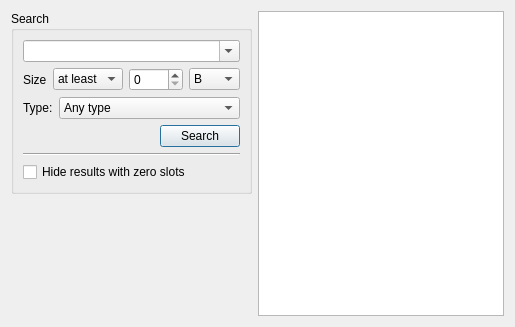
<ui version="4.0" >
 <class>mdiSEARCHwin</class>
 <widget class="QDialog" name="mdiSEARCHwin" >
  <property name="geometry" >
   <rect>
    <x>0</x>
    <y>0</y>
    <width>515</width>
    <height>327</height>
   </rect>
  </property>
  <property name="windowTitle" >
   <string>Dialog</string>
  </property>
  <layout class="QGridLayout" >
   <item row="0" column="0" >
    <layout class="QHBoxLayout" >
     <item>
      <layout class="QVBoxLayout" >
       <property name="spacing" >
        <number>6</number>
       </property>
       <property name="leftMargin" >
        <number>0</number>
       </property>
       <property name="topMargin" >
        <number>0</number>
       </property>
       <property name="rightMargin" >
        <number>0</number>
       </property>
       <property name="bottomMargin" >
        <number>0</number>
       </property>
       <item>
        <widget class="QGroupBox" name="searchGroupBox" >
         <property name="sizePolicy" >
          <sizepolicy vsizetype="Preferred" hsizetype="Preferred" >
           <horstretch>0</horstretch>
           <verstretch>0</verstretch>
          </sizepolicy>
         </property>
         <property name="title" >
          <string>Search</string>
         </property>
         <layout class="QVBoxLayout" >
          <property name="spacing" >
           <number>6</number>
          </property>
          <property name="leftMargin" >
           <number>9</number>
          </property>
          <property name="topMargin" >
           <number>9</number>
          </property>
          <property name="rightMargin" >
           <number>9</number>
          </property>
          <property name="bottomMargin" >
           <number>9</number>
          </property>
          <item>
           <widget class="QComboBox" name="searchCombo" >
            <property name="sizePolicy" >
             <sizepolicy vsizetype="Minimum" hsizetype="Minimum" >
              <horstretch>0</horstretch>
              <verstretch>0</verstretch>
             </sizepolicy>
            </property>
            <property name="editable" >
             <bool>true</bool>
            </property>
           </widget>
          </item>
          <item>
           <layout class="QHBoxLayout" >
            <property name="spacing" >
             <number>6</number>
            </property>
            <property name="leftMargin" >
             <number>0</number>
            </property>
            <property name="topMargin" >
             <number>0</number>
            </property>
            <property name="rightMargin" >
             <number>0</number>
            </property>
            <property name="bottomMargin" >
             <number>0</number>
            </property>
            <item>
             <widget class="QLabel" name="minSizeLabel" >
              <property name="text" >
               <string>Size</string>
              </property>
             </widget>
            </item>
            <item>
             <widget class="QComboBox" name="sizeModeCombo" >
              <item>
               <property name="text" >
                <string>at least</string>
               </property>
              </item>
              <item>
               <property name="text" >
                <string>at most</string>
               </property>
              </item>
             </widget>
            </item>
            <item>
             <widget class="QSpinBox" name="sizeSpin" >
              <property name="sizePolicy" >
               <sizepolicy vsizetype="Fixed" hsizetype="Minimum" >
                <horstretch>1</horstretch>
                <verstretch>0</verstretch>
               </sizepolicy>
              </property>
              <property name="maximum" >
               <number>9999</number>
              </property>
             </widget>
            </item>
            <item>
             <widget class="QComboBox" name="sizeTypeCombo" >
              <item>
               <property name="text" >
                <string>B</string>
               </property>
              </item>
              <item>
               <property name="text" >
                <string>KiB</string>
               </property>
              </item>
              <item>
               <property name="text" >
                <string>MiB</string>
               </property>
              </item>
              <item>
               <property name="text" >
                <string>GiB</string>
               </property>
              </item>
             </widget>
            </item>
           </layout>
          </item>
          <item>
           <layout class="QHBoxLayout" >
            <property name="spacing" >
             <number>6</number>
            </property>
            <property name="leftMargin" >
             <number>0</number>
            </property>
            <property name="topMargin" >
             <number>0</number>
            </property>
            <property name="rightMargin" >
             <number>0</number>
            </property>
            <property name="bottomMargin" >
             <number>0</number>
            </property>
            <item>
             <widget class="QLabel" name="typeLabel" >
              <property name="text" >
               <string>Type:</string>
              </property>
             </widget>
            </item>
            <item>
             <widget class="QComboBox" name="typeCombo" >
              <property name="sizePolicy" >
               <sizepolicy vsizetype="Fixed" hsizetype="Minimum" >
                <horstretch>1</horstretch>
                <verstretch>0</verstretch>
               </sizepolicy>
              </property>
              <item>
               <property name="text" >
                <string>Any type</string>
               </property>
              </item>
              <item>
               <property name="text" >
                <string>Audio</string>
               </property>
              </item>
              <item>
               <property name="text" >
                <string>Compressed</string>
               </property>
              </item>
              <item>
               <property name="text" >
                <string>Documents</string>
               </property>
              </item>
              <item>
               <property name="text" >
                <string>Executables</string>
               </property>
              </item>
              <item>
               <property name="text" >
                <string>Pictures</string>
               </property>
              </item>
              <item>
               <property name="text" >
                <string>Video</string>
               </property>
              </item>
              <item>
               <property name="text" >
                <string>Directories</string>
               </property>
              </item>
              <item>
               <property name="text" >
                <string>TTH</string>
               </property>
              </item>
             </widget>
            </item>
           </layout>
          </item>
          <item>
           <layout class="QHBoxLayout" >
            <property name="spacing" >
             <number>6</number>
            </property>
            <property name="leftMargin" >
             <number>0</number>
            </property>
            <property name="topMargin" >
             <number>0</number>
            </property>
            <property name="rightMargin" >
             <number>0</number>
            </property>
            <property name="bottomMargin" >
             <number>0</number>
            </property>
            <item>
             <spacer>
              <property name="orientation" >
               <enum>Qt::Horizontal</enum>
              </property>
              <property name="sizeHint" >
               <size>
                <width>40</width>
                <height>20</height>
               </size>
              </property>
             </spacer>
            </item>
            <item>
             <widget class="QPushButton" name="searchButton" >
              <property name="text" >
               <string>Search</string>
              </property>
              <property name="default" >
               <bool>true</bool>
              </property>
             </widget>
            </item>
           </layout>
          </item>
          <item>
           <widget class="Line" name="line" >
            <property name="orientation" >
             <enum>Qt::Horizontal</enum>
            </property>
           </widget>
          </item>
          <item>
           <widget class="QCheckBox" name="hideZeroSlots" >
            <property name="text" >
             <string>Hide results with zero slots</string>
            </property>
           </widget>
          </item>
         </layout>
        </widget>
       </item>
       <item>
        <spacer>
         <property name="orientation" >
          <enum>Qt::Vertical</enum>
         </property>
         <property name="sizeHint" >
          <size>
           <width>20</width>
           <height>40</height>
          </size>
         </property>
        </spacer>
       </item>
      </layout>
     </item>
     <item>
      <widget class="QTreeView" name="searchView" >
       <property name="sizePolicy" >
        <sizepolicy vsizetype="Expanding" hsizetype="Expanding" >
         <horstretch>1</horstretch>
         <verstretch>0</verstretch>
        </sizepolicy>
       </property>
      </widget>
     </item>
    </layout>
   </item>
  </layout>
 </widget>
 <resources/>
 <connections/>
</ui>
